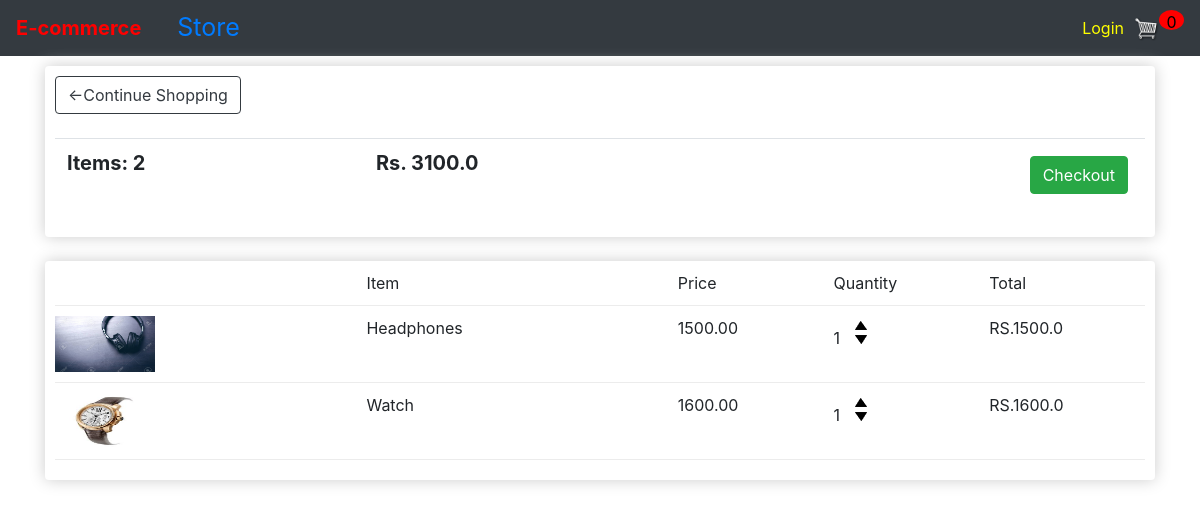
The page /cart/ (signed in) on the database as committed earlier.
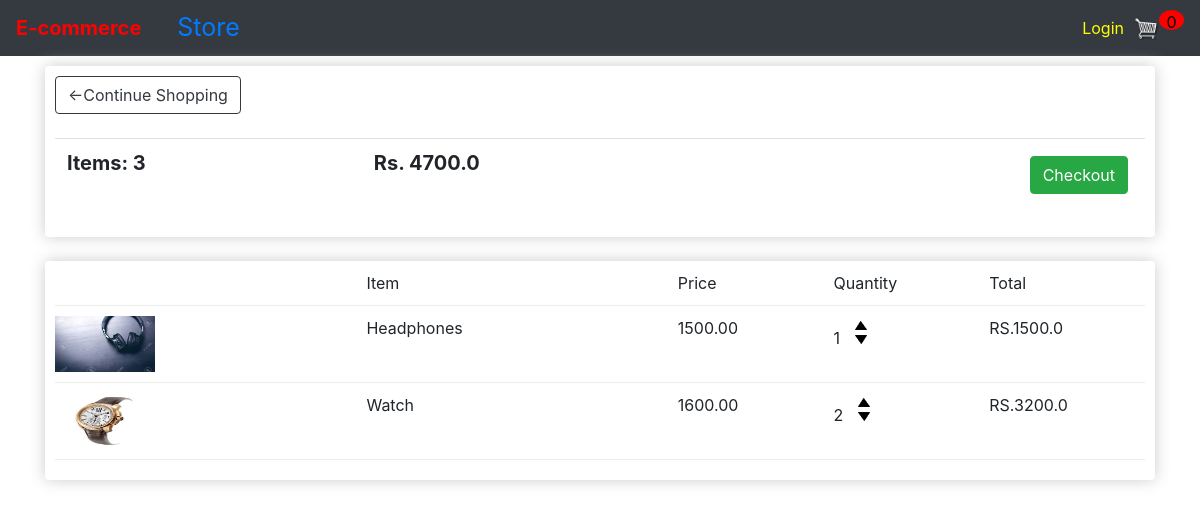
The same page on the database as committed later.
### store/models.py (models this page shows, shortened)
class Order(models.Model):
    customer = models.ForeignKey(Customer, on_delete=models.SET_NULL, blank=True , null=True);
    date_order = models.DateTimeField(auto_now_add = True)
    complete = models.BooleanField(default = False , null = True, blank=False)
    transaction_id = models.CharField(max_length=200, null=True)
    @property
    def get_cart_total(self):
        orderitems = self.orderitem_set.all()
        total = sum([item.get_total for item in orderitems])
        return total
    @property
    def get_cart_items(self):
        orderitems = self.orderitem_set.all()
        total = sum([item.quantity for item in orderitems])
        return total

class OrderItem(models.Model):
    product = models.ForeignKey(Product, on_delete=models.SET_NULL, blank=True, null=True)
    order = models.ForeignKey(Order, on_delete=models.SET_NULL, blank=True, null=True)
    quantity = models.IntegerField(default=0, null=True, blank=True)
    data_added = models.DateTimeField(auto_now_add=True)
    @property
    def get_total(self):
         total = self.product.price*self.quantity
         return total

class Product(models.Model):
    name = models.CharField(max_length=200, null=True)
    price = models.FloatField()
    digital = models.BooleanField(default=False, null=True, blank= False)
    image = models.ImageField(null=True, blank=True)
    @property
    def imageURL(self):
        try:
            url = self.image.url
        except:
            url = ''
        return url

### store/views.py (the view)
# urls.py: path('cart/',views.cart,name="views")
def cart(request):
    if request.user.is_authenticated:
        customer = request.user.customer
        order , created = Order.objects.get_or_create(customer=customer, complete=False)
        items = order.orderitem_set.all()
    else:
        items = []
        order = {'get_cart_total':0,'get_cart_items':0}
    context={'items':items,'order':order}
    return render(request,'store/cart.html',context)

### store/templates/store/cart.html
{% extends 'store/main.html'%}
{% load static %}
{% block content %}
<div class="row">
  <div class = "col-lg-12 boxy">
       <div class = "box-element">
           <a class="btn btn-outline-dark" href="{% url 'store' %}">&#x2190;Continue Shopping</a>
           <br>
           <br>
           <table class="table">
               <tr>
                   <th> <h5> <STRONG> Items: {{order.get_cart_items}} </STRONG> </h5>  </th>
                   <th> <h5> <strong> Rs. {{order.get_cart_total}} </strong></h5> </th>
                   <th>
                       <a style="float:right;margin:5px;" class="btn btn-success" href="/checkout">Checkout</a>
                   </th>
               </tr>
           </table>
        </div>
        <br>
       <div class = "box-element">
            <div class="cart-row">
                   <div style="flex:2"></div>
                   <div style="flex:2">Item</div>
                   <div style="flex:1">Price</div>
                   <div style="flex:1">Quantity</div>
                   <div style="flex:1">Total</div>
            </div>
            {% for item in items%}
            <div class="cart-row">
                <div style="flex:2"><img class="row-image" src="{{item.product.imageURL}}" alt=""></div>
                <div style="flex:2">{{item.product.name}}</div>
                <div style="flex:1">{{item.product.price|floatformat:2}}</div>
                <div style="flex:1">
                  <p class="quantity">{{item.quantity}} </p>
                     <div class="quantity">
                        <img class="chg-quantity-1" src="{% static 'images/arrow-up.png'%}" alt="">
                        <img class="chg-quantity-2" src="{% static 'images/arrow-down.png'%}" alt="">
                     </div>
                   </div>
                <div style="flex:1">RS.{{item.get_total}}</div>
         </div>
         {% endfor %}
       </div>
  </div>
</div>
{% endblock content %}

### store/templates/store/main.html (shortened to what this page needs)
<!DOCTYPE html>
{% load static %}
<html lang="en">
<head>
    <link rel="stylesheet" href="{% static 'css/main.css' %}">
    <link rel="stylesheet" href="https://stackpath.bootstrapcdn.com/bootstrap/4.5.0/css/bootstrap.min.css">
</head>
<body>
    <nav class="navbar navbar-expand-lg navbar-darkt bg-dark">
        <div class="collapse navbar-collapse">
            <div class="navbar-header ecom">
              <a class="navbar-brand " > <strong>E-commerce</strong> </a>
            </div>
            <ul class="navbar-nav ">
              <li class="nav-item"><a href="{% url 'store' %}"> Store   </a></li>
            </ul>
        </div>
        <div class="form-inline my-2 my-lg-0">
          <a class="login" href="" class="btn btn-warning">Login</a>
        </div>
        <a class="cart" href="/cart ">
            <img src="{% static 'images/cart.png' %}" alt="" height="25px" width="25px">
        </a>
        <p id="card-total">0</p>
    </nav>
    <div class="container">
           {% block content %}
           {% endblock content%}
    </div>
</body>
</html>

### static/css/main.css (style rules this page uses)
body { background-color:blue; }
.ecom { color: red; font-size: 10px; }
.navbar-nav > li { list-style-type: none; padding-left: 20px; font-size: 25px; }
.login { color: yellow; margin-left: 0px; }
.cart { margin-left:10px; }
#card-total { display:inline-block; color: black; border-radius: 50%; text-align: center ; width: 25px; height: 20px; background-color: red; padding-bottom: 1px; }
.box-element { box-shadow: hsl(0, 0%, 80%) 0 0 16px; border-radius: 4px; padding: 10px; background-color: #fff; }
.boxy { padding :10px; }
.cart-row { display: flex; align-items: flex-stretch; padding-bottom: 10px; margin-bottom: 10px; border-bottom: 1px solid #ececec; }
.row-image { width:100px; height: 56px; }
.chg-quantity-1 { display: block; width: 12px; margin-top:5px; cursor:pointer; transition: 0.1s; }
.chg-quantity-2 { display: block; width: 12px; margin-top:5px; cursor:pointer; transition: 0.1s; }
.quantity { display: inline-block; padding-right: 10px; }

Rows that differ between the two databases and show on the page:
changed through a linked row, Order: get_cart_items "2" → "3"; get_cart_total "3100.0" → "4700.0"
changed OrderItem "Watch": quantity "1" → "2"; get_total "1600.0" → "3200.0"
